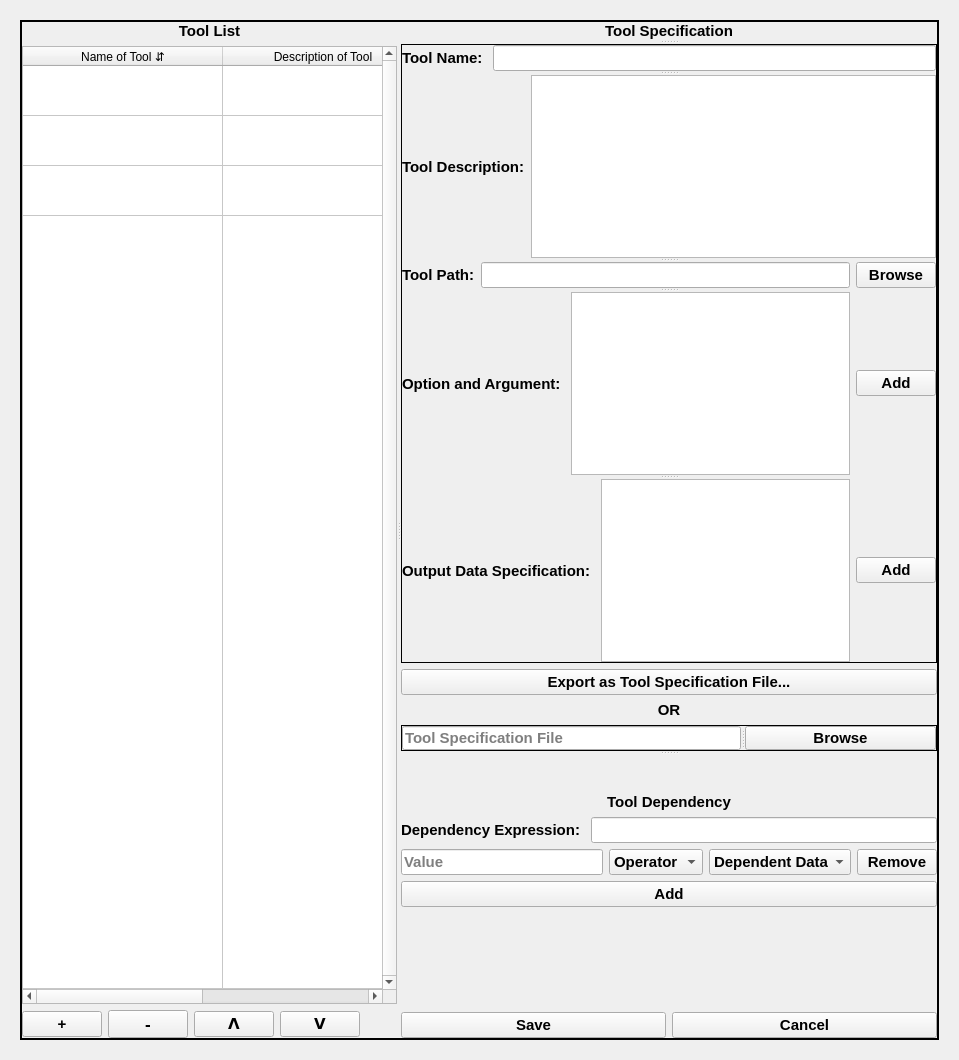
      <widget class="QWidget" name="tool_content_area">
       <layout class="QGridLayout" name="gridLayout_3">
        <item row="0" column="1">
         <widget class="QStackedWidget" name="stacked_tool_content_area">
          <property name="font">
           <font>
            <pointsize>11</pointsize>
            <weight>75</weight>
            <bold>true</bold>
           </font>
          </property>
          <property name="currentIndex">
           <number>0</number>
          </property>
          <widget class="QWidget" name="tool_list_area">
           <layout class="QGridLayout" name="gridLayout_7">
            <item row="0" column="0">
             <widget class="QSplitter" name="splitter_9">
              <property name="frameShape">
               <enum>QFrame::WinPanel</enum>
              </property>
              <property name="orientation">
               <enum>Qt::Horizontal</enum>
              </property>
              <widget class="QWidget" name="">
               <layout class="QVBoxLayout" name="verticalLayout_20">
                <item>
                 <widget class="QLabel" name="tool_list_title">
                  <property name="font">
                   <font>
                    <pointsize>11</pointsize>
                    <weight>75</weight>
                    <bold>true</bold>
                   </font>
                  </property>
                  <property name="text">
                   <string>Tool List</string>
                  </property>
                  <property name="alignment">
                   <set>Qt::AlignCenter</set>
                  </property>
                 </widget>
                </item>
                <item>
                 <widget class="QTableWidget" name="tableWidget">
                  <property name="verticalScrollBarPolicy">
                   <enum>Qt::ScrollBarAlwaysOn</enum>
                  </property>
                  <property name="sortingEnabled">
                   <bool>true</bool>
                  </property>
                  <attribute name="horizontalHeaderCascadingSectionResizes">
                   <bool>true</bool>
                  </attribute>
                  <attribute name="horizontalHeaderMinimumSectionSize">
                   <number>200</number>
                  </attribute>
                  <attribute name="horizontalHeaderDefaultSectionSize">
                   <number>200</number>
                  </attribute>
                  <attribute name="horizontalHeaderShowSortIndicator" stdset="0">
                   <bool>true</bool>
                  </attribute>
                  <attribute name="horizontalHeaderStretchLastSection">
                   <bool>true</bool>
                  </attribute>
                  <attribute name="verticalHeaderVisible">
                   <bool>false</bool>
                  </attribute>
                  <attribute name="verticalHeaderCascadingSectionResizes">
                   <bool>true</bool>
                  </attribute>
                  <attribute name="verticalHeaderMinimumSectionSize">
                   <number>50</number>
                  </attribute>
                  <attribute name="verticalHeaderDefaultSectionSize">
                   <number>50</number>
                  </attribute>
                  <attribute name="verticalHeaderHighlightSections">
                   <bool>true</bool>
                  </attribute>
                  <attribute name="verticalHeaderShowSortIndicator" stdset="0">
                   <bool>true</bool>
                  </attribute>
                  <attribute name="verticalHeaderStretchLastSection">
                   <bool>true</bool>
                  </attribute>
                  <row>
                   <property name="text">
                    <string/>
                   </property>
                  </row>
                  <row>
                   <property name="text">
                    <string/>
                   </property>
                  </row>
                  <row>
                   <property name="text">
                    <string/>
                   </property>
                  </row>
                  <row>
                   <property name="text">
                    <string/>
                   </property>
                  </row>
                  <column>
                   <property name="text">
                    <string>Name of Tool ⇵</string>
                   </property>
                  </column>
                  <column>
                   <property name="text">
                    <string>Description of Tool</string>
                   </property>
                  </column>
                 </widget>
                </item>
                <item>
                 <layout class="QHBoxLayout" name="horizontalLayout_9">
                  <item>
                   <widget class="QPushButton" name="pushbutton_add_tool">
                    <property name="text">
                     <string>+</string>
                    </property>
                   </widget>
                  </item>
                  <item>
                   <widget class="QPushButton" name="pushbutton_delete_tool">
                    <property name="font">
                     <font>
                      <pointsize>13</pointsize>
                     </font>
                    </property>
                    <property name="text">
                     <string>-</string>
                    </property>
                   </widget>
                  </item>
                  <item>
                   <widget class="QPushButton" name="pushbutton_move_up">
                    <property name="text">
                     <string>ᐱ</string>
                    </property>
                   </widget>
                  </item>
                  <item>
                   <widget class="QPushButton" name="pushbutton_move_down">
                    <property name="text">
                     <string>ᐯ</string>
                    </property>
                   </widget>
                  </item>
                  <item>
                   <spacer name="horizontalSpacer">
                    <property name="orientation">
                     <enum>Qt::Horizontal</enum>
                    </property>
                    <property name="sizeHint" stdset="0">
                     <size>
                      <width>40</width>
                      <height>20</height>
                     </size>
                    </property>
                   </spacer>
                  </item>
                 </layout>
                </item>
               </layout>
              </widget>
              <widget class="QSplitter" name="splitter_8">
               <property name="orientation">
                <enum>Qt::Vertical</enum>
               </property>
               <widget class="QLabel" name="tool_specification_label">
                <property name="text">
                 <string>Tool Specification</string>
                </property>
                <property name="alignment">
                 <set>Qt::AlignCenter</set>
                </property>
               </widget>
               <widget class="QWidget" name="">
                <layout class="QVBoxLayout" name="verticalLayout_21">
                 <item>
                  <widget class="QSplitter" name="splitter_7">
                   <property name="frameShape">
                    <enum>QFrame::Box</enum>
                   </property>
                   <property name="orientation">
                    <enum>Qt::Vertical</enum>
                   </property>
                   <widget class="QWidget" name="">
                    <layout class="QHBoxLayout" name="horizontalLayout_13">
                     <item>
                      <widget class="QLabel" name="label_tool_name">
                       <property name="text">
                        <string>Tool Name: </string>
                       </property>
                      </widget>
                     </item>
                     <item>
                      <widget class="QLineEdit" name="lineedit_tool_name"/>
                     </item>
                    </layout>
                   </widget>
                   <widget class="QWidget" name="">
                    <layout class="QHBoxLayout" name="horizontalLayout_14">
                     <item>
                      <widget class="QLabel" name="label_tool_description">
                       <property name="text">
                        <string>Tool Description:</string>
                       </property>
                      </widget>
                     </item>
                     <item>
                      <widget class="QPlainTextEdit" name="plaintextedit_tool_description"/>
                     </item>
                    </layout>
                   </widget>
                   <widget class="QWidget" name="">
                    <layout class="QHBoxLayout" name="horizontalLayout_15">
                     <item>
                      <widget class="QLabel" name="label_tool_path">
                       <property name="text">
                        <string>Tool Path:</string>
                       </property>
                      </widget>
                     </item>
                     <item>
                      <widget class="QLineEdit" name="lineedit_tool_path"/>
                     </item>
                     <item>
                      <widget class="QPushButton" name="button_tool_path_browse">
                       <property name="text">
                        <string>Browse</string>
                       </property>
                      </widget>
                     </item>
                    </layout>
                   </widget>
                   <widget class="QWidget" name="">
                    <layout class="QHBoxLayout" name="horizontalLayout_16">
                     <item>
                      <widget class="QLabel" name="label_option_argument">
                       <property name="text">
                        <string>Option and Argument: </string>
                       </property>
                      </widget>
                     </item>
                     <item>
                      <widget class="QPlainTextEdit" name="plaintextedit_tool_option_argument"/>
                     </item>
                     <item>
                      <widget class="QPushButton" name="button_option_argument_add">
                       <property name="text">
                        <string>Add</string>
                       </property>
                      </widget>
                     </item>
                    </layout>
                   </widget>
                   <widget class="QWidget" name="">
                    <layout class="QHBoxLayout" name="horizontalLayout_17">
                     <item>
                      <widget class="QLabel" name="label_output_data">
                       <property name="text">
                        <string>Output Data Specification: </string>
                       </property>
                      </widget>
                     </item>
                     <item>
                      <widget class="QPlainTextEdit" name="plaintextedit_tool_data_specification"/>
                     </item>
                     <item>
                      <widget class="QPushButton" name="button_output_data_add">
                       <property name="text">
                        <string>Add</string>
                       </property>
                      </widget>
                     </item>
                    </layout>
                   </widget>
                  </widget>
                 </item>
                 <item>
                  <widget class="QPushButton" name="pushButton">
                   <property name="text">
                    <string>Export as Tool Specification File...</string>
                   </property>
                  </widget>
                 </item>
                 <item>
                  <widget class="QLabel" name="tool_specification_OR_label">
                   <property name="text">
                    <string>OR</string>
                   </property>
                   <property name="alignment">
                    <set>Qt::AlignCenter</set>
                   </property>
                  </widget>
                 </item>
                 <item>
                  <widget class="QSplitter" name="splitter_6">
                   <property name="frameShape">
                    <enum>QFrame::Box</enum>
                   </property>
                   <property name="orientation">
                    <enum>Qt::Horizontal</enum>
                   </property>
                   <widget class="QLineEdit" name="tool_specification_file_input">
                    <property name="text">
                     <string/>
                    </property>
                    <property name="placeholderText">
                     <string>Tool Specification File</string>
                    </property>
                   </widget>
                   <widget class="QPushButton" name="tool_specification_browse_button">
                    <property name="text">
                     <string>Browse</string>
                    </property>
                   </widget>
                  </widget>
                 </item>
                </layout>
               </widget>
               <widget class="QWidget" name="">
                <layout class="QVBoxLayout" name="verticalLayout_18">
                 <item>
                  <spacer name="verticalSpacer_3">
                   <property name="orientation">
                    <enum>Qt::Vertical</enum>
                   </property>
                   <property name="sizeHint" stdset="0">
                    <size>
                     <width>20</width>
                     <height>40</height>
                    </size>
                   </property>
                  </spacer>
                 </item>
                 <item>
                  <widget class="QLabel" name="tool_dependency_label">
                   <property name="text">
                    <string>Tool Dependency</string>
                   </property>
                   <property name="alignment">
                    <set>Qt::AlignCenter</set>
                   </property>
                  </widget>
                 </item>
                 <item>
                  <layout class="QHBoxLayout" name="horizontalLayout_12">
                   <item>
                    <widget class="QLabel" name="label_2">
                     <property name="text">
                      <string>Dependency Expression: </string>
                     </property>
                    </widget>
                   </item>
                   <item>
                    <widget class="QLineEdit" name="lineEdit"/>
                   </item>
                  </layout>
                 </item>
                 <item>
                  <layout class="QHBoxLayout" name="horizontalLayout_11">
                   <item>
                    <widget class="QLineEdit" name="value_text">
                     <property name="text">
                      <string/>
                     </property>
                     <property name="placeholderText">
                      <string>Value</string>
                     </property>
                    </widget>
                   </item>
                   <item>
                    <widget class="QComboBox" name="dependent_data_drop_down_2">
                     <item>
                      <property name="text">
                       <string>Operator</string>
                      </property>
                     </item>
                     <item>
                      <property name="text">
                       <string>New Item</string>
                      </property>
                     </item>
                    </widget>
                   </item>
                   <item>
                    <widget class="QComboBox" name="dependent_data_drop_down">
                     <item>
                      <property name="text">
                       <string>Dependent Data</string>
                      </property>
                     </item>
                     <item>
                      <property name="text">
                       <string>New Item</string>
                      </property>
                     </item>
                    </widget>
                   </item>
                   <item>
                    <widget class="QPushButton" name="dependency_remove_button">
                     <property name="text">
                      <string>Remove</string>
                     </property>
                    </widget>
                   </item>
                  </layout>
                 </item>
                 <item>
                  <widget class="QPushButton" name="pushButton_2">
                   <property name="text">
                    <string>Add</string>
                   </property>
                  </widget>
                 </item>
                 <item>
                  <spacer name="verticalSpacer_4">
                   <property name="orientation">
                    <enum>Qt::Vertical</enum>
                   </property>
                   <property name="sizeHint" stdset="0">
                    <size>
                     <width>20</width>
                     <height>100</height>
                    </size>
                   </property>
                  </spacer>
                 </item>
                 <item>
                  <layout class="QHBoxLayout" name="cancel_save_layout">
                   <item>
                    <widget class="QPushButton" name="save_button">
                     <property name="text">
                      <string>Save</string>
                     </property>
                    </widget>
                   </item>
                   <item>
                    <widget class="QPushButton" name="cancel_button">
                     <property name="text">
                      <string>Cancel</string>
                     </property>
                    </widget>
                   </item>
                  </layout>
                 </item>
                </layout>
               </widget>
              </widget>
             </widget>
            </item>
           </layout>
          </widget>
          <widget class="QWidget" name="detailed_tool_area"/>
         </widget>
        </item>
       </layout>
      </widget>
